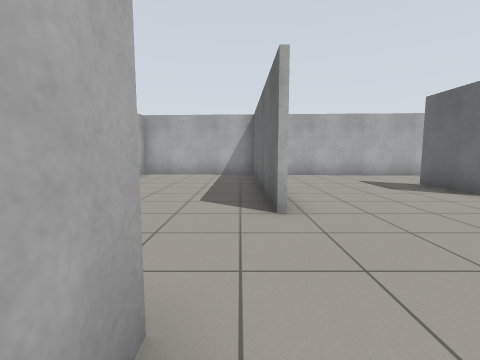
View 1 (above)

14 first-person views from a walk through a world built for the Gazebo simulator. The camera is 0.94 m above the floor, tilts 6° down and sees 85° across. The floor is counted in squares, 1 m on a side. Each view is taken from the middle of a square. On the plan, view 1 faces up. The plan holds only what a view shows up to about 11 squares ahead; the rest is blank.

View 2
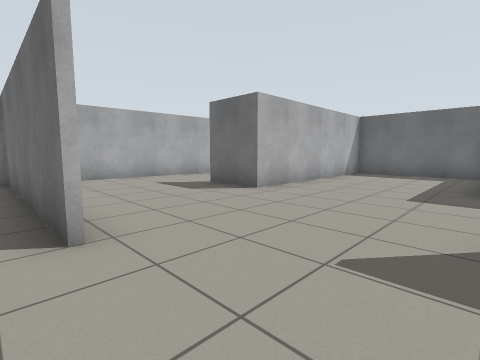

View 3
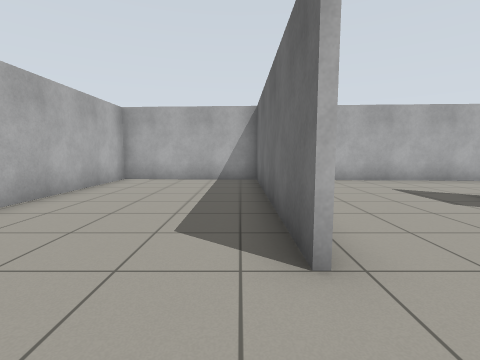

View 4
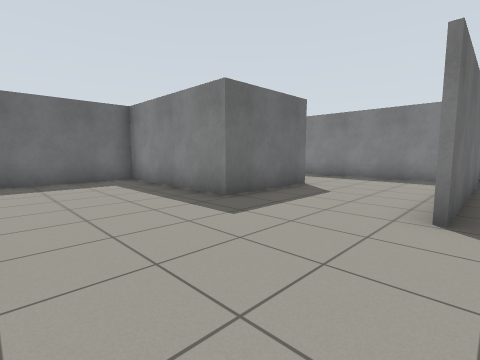

View 5
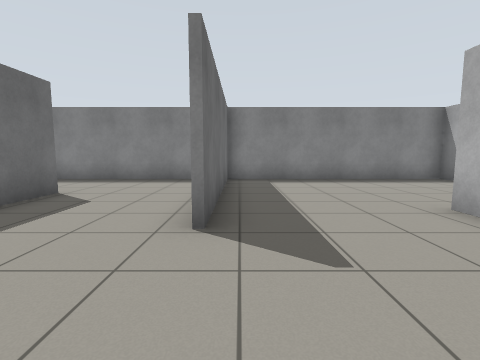

View 6
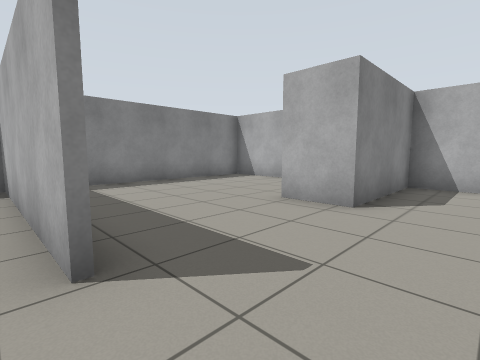

View 7
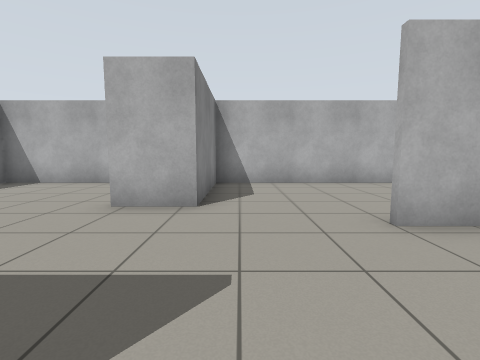

View 8
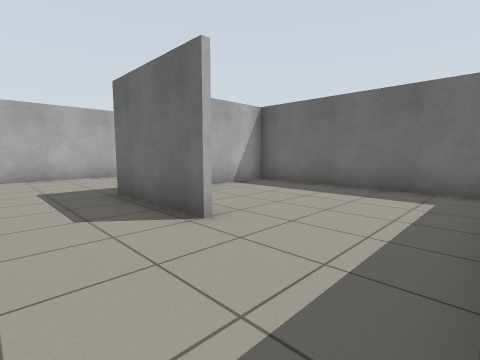

View 9
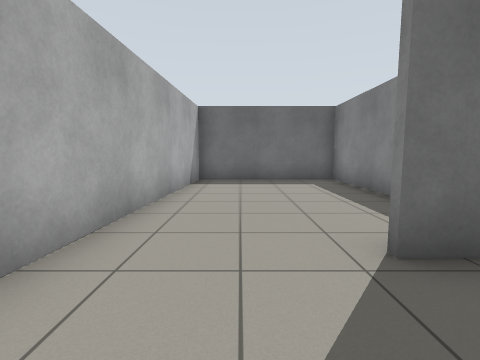

View 10
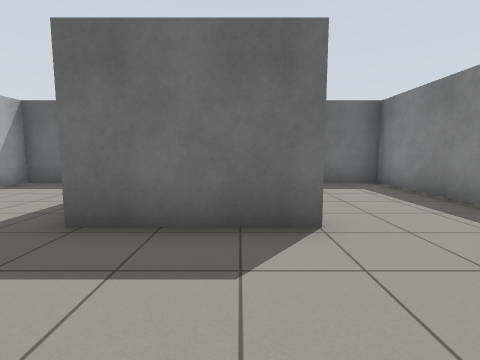

View 11
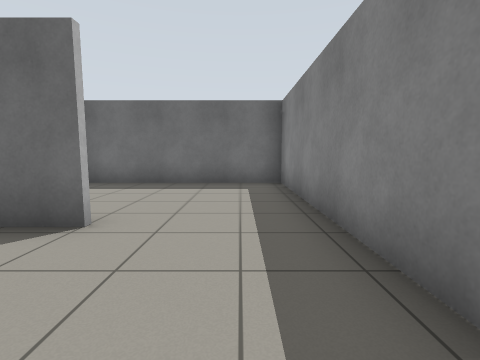

View 12
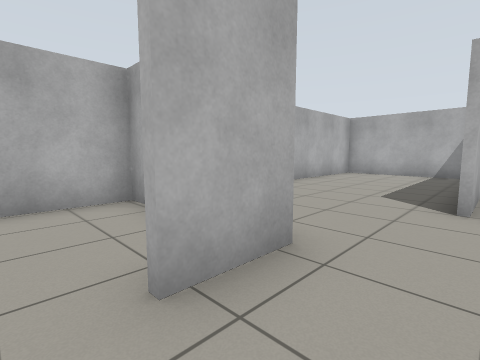

View 13
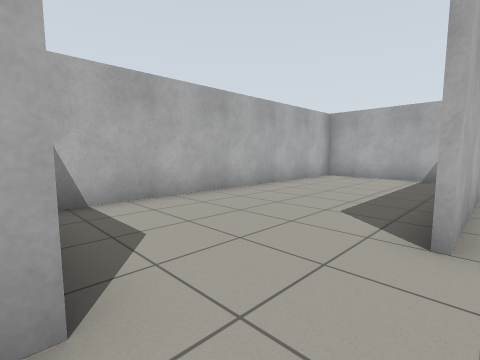

View 14
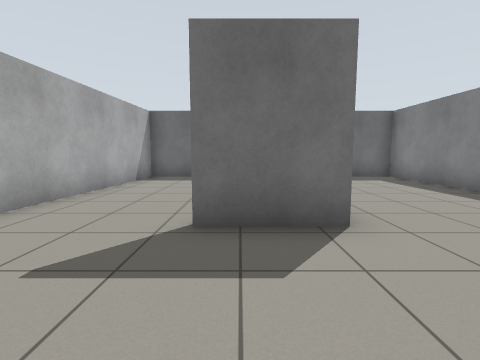

### Floor plan
Points are (right, up) in squares from view 1. A wall is a line through its corners. A room is listed if a view was taken in it or the views show most of it. See-through windows are left out.
Room 1 (views 1, 2, 3, 4, 5, 6, 7, 8, 9, 10, 11, 12, 13, 14)
walls: (3.6, 0.9) (3.6, -5.4); (0.6, 3.9) (0.6, 11) (-4.1, 11.3) (-4.1, 1.2) (-0.5, 1.2) (-0.5, -0.3); (7.2, -2.1) (7.2, 1.2) (12.1, 1.2); (8.5, 5.7) (12.1, 5.7); (0.7, 7.9) (0.7, 4); (3.4, -5.2) (3.4, 0.9); (-4.1, 1.1) (-4.1, -5.3) (12.1, -5.3) (12.1, 10.4) (2, 11); (12.1, 1.1) (9.9, 1.1); (12.1, 5.6) (5.3, 5.6) (5.3, 7.6)

Positions as (right, up) in squares from view 1, and headings:
1: (0, 0), facing up
2: (0, 1), facing up-right
3: (0, 2), facing up
4: (3, 5), facing down-right
5: (3, 4), facing down
6: (4, 3), facing down-left
7: (4, 2), facing left
8: (5, -5), facing up-right
9: (3, 9), facing right
10: (4, -1), facing right
11: (4, -4), facing right
12: (1, -1), facing up-left
13: (1, 1), facing up-left
14: (2, 7), facing right
